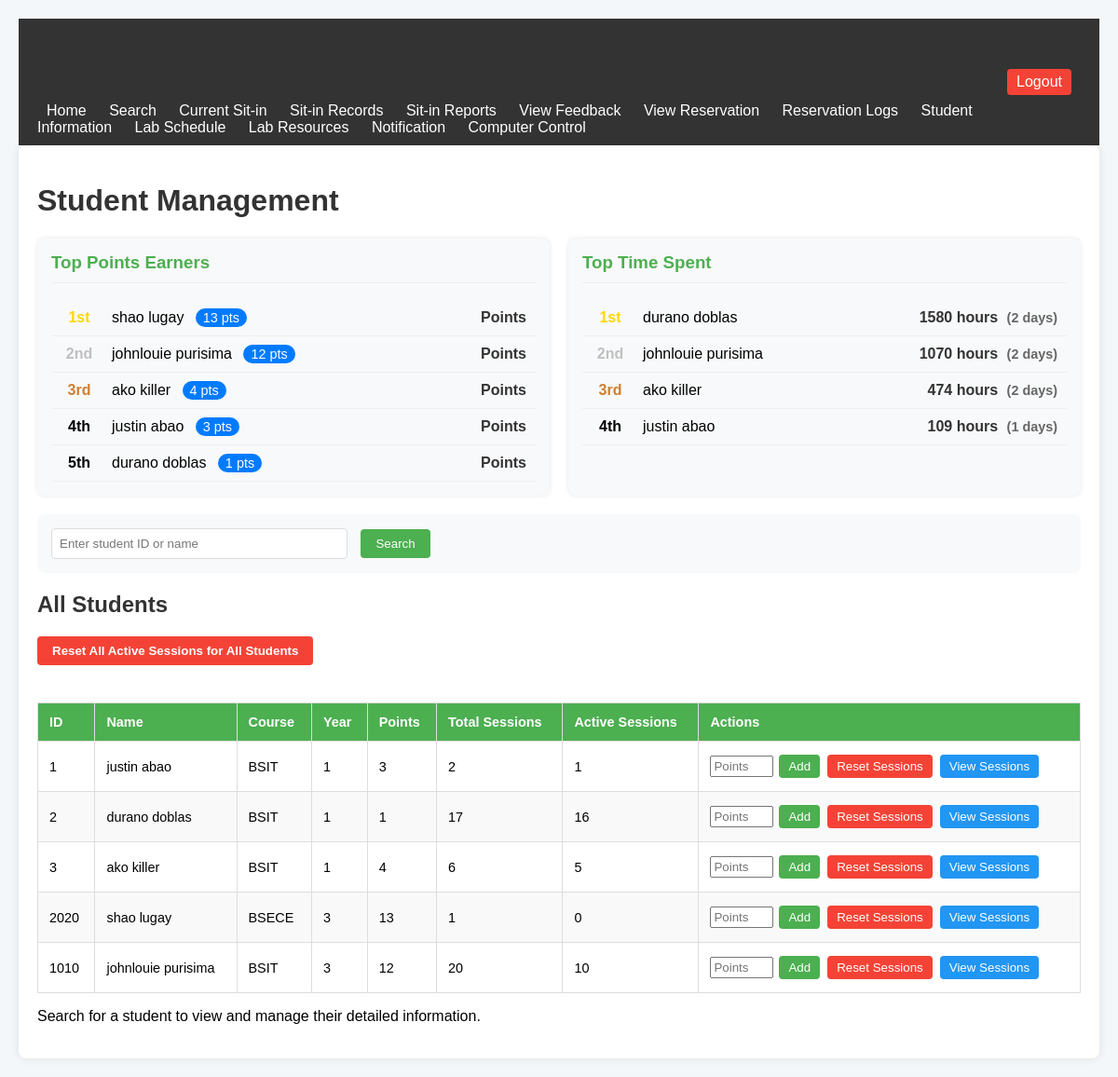
The page /student_management.php (signed in) on the database its author committed.
### tables this page shows
CREATE TABLE `users` (
  `id` int(11) NOT NULL,
  `username` varchar(50) NOT NULL,
  `password_hash` varchar(255) NOT NULL,
  `idno` varchar(50) NOT NULL,
  `lastname` varchar(50) NOT NULL,
  `firstname` varchar(50) NOT NULL,
  `middlename` varchar(50) DEFAULT NULL,
  `course` varchar(10) NOT NULL,
  `year` int(11) NOT NULL,
  `email` varchar(100) NOT NULL,
  `role` enum('admin','staff','student') NOT NULL,
  `sessions_remaining` int(11) DEFAULT 30,
  `total_points` int(11) NOT NULL DEFAULT 0
);

### student_management.php (the view, shortened to what this page needs)
<?php
include 'db_connect.php';
$student_info = null;
$student_sessions = [];
$student_points = 0;
$students_sql = "SELECT u.idno, u.firstname, u.lastname, u.course, u.year, u.total_points as points,
                COUNT(sh.id) as total_sessions,
                COUNT(CASE WHEN sh.session_end IS NULL AND sh.status = 'accepted' THEN 1 END) as active_sessions
                FROM users u
                LEFT JOIN sit_in_history sh ON u.idno = sh.user_id
                WHERE u.role = 'student'
                GROUP BY u.idno, u.firstname, u.lastname, u.course, u.year, u.total_points
                ORDER BY u.lastname, u.firstname";
$students_result = $conn->query($students_sql);
$points_sql = "SELECT firstname, lastname, total_points as points
              FROM users
              WHERE role = 'student' AND total_points > 0
              ORDER BY total_points DESC
              LIMIT 10";
$points_result = $conn->query($points_sql);
$time_sql = "SELECT u.firstname, u.lastname,
            SUM(TIMESTAMPDIFF(HOUR, sh.session_start, COALESCE(sh.session_end, NOW()))) as total_hours,
            COUNT(DISTINCT DATE(sh.session_start)) as total_days
            FROM sit_in_history sh
            JOIN users u ON sh.user_id = u.idno
            WHERE u.role = 'student' AND sh.status = 'accepted'
            GROUP BY u.idno, u.firstname, u.lastname
            ORDER BY total_hours DESC
            LIMIT 10";
$time_result = $conn->query($time_sql);
?>
<!DOCTYPE html>
<html lang="en">
<head>
</head>
<body>
<div class="header">
    <div>
        <h1> College of Computer Studies Admin</h1>
        <a href="admin_home.php">Home</a>
        <a href="#" id="searchLink">Search</a>
        <a href="view_current_sitin.php">Current Sit-in</a>
        <a href="view_sitin.php">Sit-in Records</a>
        <a href="sitin_reports.php">Sit-in Reports</a>
        <a href="view_feedback.php">View Feedback</a>
        <a href="view_reservation.php">View Reservation</a>
        <a href="reservation_logs.php">Reservation Logs</a>
        <a href="student_management.php">Student Information</a>
        <a href="lab_schedule.php">Lab Schedule</a>
        <a href="lab_resources.php">Lab Resources</a>
        <a href="admin_notification.php">Notification</a>
        <a href="computer_control.php">Computer Control</a>
    </div>
    <a href="logout.php" class="logout-btn">Logout</a>
</div>
<div class="container">
    <h1>Student Management</h1>
    <div class="dashboard">
        <div class="leaderboard-section">
            <h3>Top Points Earners</h3>
            <div class="leaderboard">
                <?php if ($points_result->num_rows > 0): ?>
                    <?php $rank = 1; ?>
                    <?php while ($row = $points_result->fetch_assoc()): ?>
                        <div class="leaderboard-item">
                            <div class="rank">
                                <?php
                                    if ($rank == 1) echo '<span class="gold">1st</span>';
                                    elseif ($rank == 2) echo '<span class="silver">2nd</span>';
                                    elseif ($rank == 3) echo '<span class="bronze">3rd</span>';
                                    else echo $rank . 'th';
                                ?>
                            </div>
                            <div class="student-info-leaderboard">
                                <?= htmlspecialchars($row['firstname'] . ' ' . $row['lastname']) ?>
                                <span class="points-badge"><?= htmlspecialchars($row['points']) ?> pts</span>
                            </div>
                            <div class="score">
                                Points
                            </div>
                        </div>
                        <?php $rank++; ?>
                    <?php endwhile; ?>
                <?php else: ?>
                    <div class="no-records">No points data available</div>
                <?php endif; ?>
            </div>
        </div>
        <div class="leaderboard-section">
            <h3>Top Time Spent</h3>
            <div class="leaderboard">
                <?php if ($time_result->num_rows > 0): ?>
                    <?php $rank = 1; ?>
                    <?php while ($row = $time_result->fetch_assoc()): ?>
                        <div class="leaderboard-item">
                            <div class="rank">
                                <?php
                                    if ($rank == 1) echo '<span class="gold">1st</span>';
                                    elseif ($rank == 2) echo '<span class="silver">2nd</span>';
                                    elseif ($rank == 3) echo '<span class="bronze">3rd</span>';
                                    else echo $rank . 'th';
                                ?>
                            </div>
                            <div class="student-info-leaderboard">
                                <?= htmlspecialchars($row['firstname'] . ' ' . $row['lastname']) ?>
                            </div>
                            <div class="score">
                                <?= htmlspecialchars($row['total_hours']) ?> hours
                                <span class="sub-score">(<?= htmlspecialchars($row['total_days']) ?> days)</span>
                            </div>
                        </div>
                        <?php $rank++; ?>
                    <?php endwhile; ?>
                <?php else: ?>
                    <div class="no-records">No time data available</div>
                <?php endif; ?>
            </div>
        </div>
    </div>
    <div class="search-box">
        <form method="POST">
            <input type="text" name="search_term" placeholder="Enter student ID or name" value="<?= isset($_POST['search_term']) ? htmlspecialchars($_POST['search_term']) : '' ?>">
            <button type="submit" name="search">Search</button>
        </form>
    </div>
    <h2>All Students</h2>
    <form method="POST">
        <button type="submit" name="reset_all_students_sessions" class="reset-all-btn">Reset All Active Sessions for All Students</button>
    </form>
    <table>
        <thead>
            <tr>
                <th>ID</th>
                <th>Name</th>
                <th>Course</th>
                <th>Year</th>
                <th>Points</th>
                <th>Total Sessions</th>
                <th>Active Sessions</th>
                <th>Actions</th>
            </tr>
        </thead>
        <tbody>
            <?php if ($students_result->num_rows > 0): ?>
                <?php while ($student = $students_result->fetch_assoc()): ?>
                    <tr>
                        <td><?= htmlspecialchars($student['idno']) ?></td>
                        <td><?= htmlspecialchars($student['firstname'] . ' ' . $student['lastname']) ?></td>
                        <td><?= htmlspecialchars($student['course']) ?></td>
                        <td><?= htmlspecialchars($student['year']) ?></td>
                        <td><?= htmlspecialchars($student['points']) ?></td>
                        <td><?= htmlspecialchars($student['total_sessions']) ?></td>
                        <td><?= htmlspecialchars($student['active_sessions']) ?></td>
                        <td>
                            <form method="POST" style="display: inline;">
                                <input type="number" name="points_to_add" min="1" placeholder="Points" style="width: 60px; padding: 2px;" required>
                                <button type="submit" name="add_points" class="action-btn add-points-btn">Add</button>
                            </form>
                            <form method="POST" style="display: inline;">
                                <button type="submit" name="reset_all_sessions" class="action-btn reset-session-btn">Reset Sessions</button>
                            </form>
                            <form method="POST" style="display: inline;">
                                <button type="submit" name="search" class="action-btn view-sessions-btn">View Sessions</button>
                            </form>
                        </td>
                    </tr>
                <?php endwhile; ?>
            <?php else: ?>
                <tr>
                    <td colspan="8" class="no-records">No students found.</td>
                </tr>
            <?php endif; ?>
        </tbody>
    </table>
    <?php if ($student_info): ?>
        <div class="student-info">
            <div class="info-card">
                <h3>Student Information</h3>
                <p><strong>ID:</strong> <?= htmlspecialchars($student_info['idno']) ?></p>
                <p><strong>Name:</strong> <?= htmlspecialchars($student_info['firstname'] . ' ' . $student_info['lastname']) ?></p>
                <p><strong>Course:</strong> <?= htmlspecialchars($student_info['course']) ?></p>
                <p><strong>Year:</strong> <?= htmlspecialchars($student_info['year']) ?></p>
            </div>
            <div class="info-card">
                <h3>Points Management</h3>
                <div class="points-display"><?= $student_points ?> points</div>
                <form method="POST" class="points-form">
                    <input type="hidden" name="student_id" value="<?= htmlspecialchars($student_info['idno']) ?>">
                    <input type="number" name="points_to_add" min="1" placeholder="Points" required>
                    <button type="submit" name="add_points">Add Points</button>
                </form>
                <form method="POST">
                    <input type="hidden" name="student_id" value="<?= htmlspecialchars($student_info['idno']) ?>">
                    <button type="submit" name="reset_points" class="reset-btn">Reset Points to 0</button>
                </form>
            </div>
            <div class="info-card">
                <h3>Session Management</h3>
                <p><strong>Total Sessions:</strong> <?= count($student_sessions) ?></p>
                <p><strong>Active Sessions:</strong> <?= count(array_filter($student_sessions, function($s) { return is_null($s['session_end']) && $s['status'] === 'accepted'; })) ?></p>
                <form method="POST">
                    <input type="hidden" name="student_id" value="<?= htmlspecialchars($student_info['idno']) ?>">
                    <button type="submit" name="reset_all_sessions" class="reset-btn">End All Active Sessions</button>
                </form>
            </div>
        </div>
        <h2>Session History</h2>
        <table class="session-history-table">
            <thead>
                <tr>
                    <th>Session ID</th>
                    <th>Lab</th>
                    <th>Purpose</th>
                    <th>Start Time</th>
                    <th>End Time</th>
                    <th>Duration</th>
                    <th>Status</th>
                    <th>Action</th>
                </tr>
            </thead>
            <tbody>
                <?php foreach ($student_sessions as $session): ?>
                    <tr class="<?= is_null($session['session_end']) && $session['status'] === 'accepted' ? 'active-session' : '' ?>">
                        <td><?= htmlspecialchars($session['id']) ?></td>
                        <td><?= htmlspecialchars($session['lab']) ?></td>
                        <td><?= htmlspecialchars($session['purpose']) ?></td>
                        <td><?= htmlspecialchars($session['session_start']) ?></td>
                        <td><?= htmlspecialchars($session['session_end'] ?? 'Still active') ?></td>
                        <td>
                            <?php
                            if ($session['session_end']) {
                                $start = new DateTime($session['session_start']);
                                $end = new DateTime($session['session_end']);
                                $diff = $start->diff($end);
                                echo $diff->format('%h hours %i minutes');
                            } else {
                                $start = new DateTime($session['session_start']);
                                $now = new DateTime();
                                $diff = $start->diff($now);
                                echo $diff->format('%h hours %i minutes (ongoing)');
                            }
                            ?>
                        </td>
                        <td><?= htmlspecialchars($session['status']) ?></td>
                        <td class="session-action">
                            <?php if (is_null($session['session_end']) && $session['status'] === 'accepted'): ?>
                                <form method="POST" style="display: inline;">
                                    <input type="hidden" name="session_id" value="<?= $session['id'] ?>">
                                    <input type="hidden" name="student_id" value="<?= htmlspecialchars($student_info['idno']) ?>">
                                    <button type="submit" name="reset_session">End Session</button>
                                </form>
                            <?php else: ?>
                                -
                            <?php endif; ?>
                        </td>
                    </tr>
                <?php endforeach; ?>
            </tbody>
        </table>
    <?php elseif (isset($_POST['search'])): ?>
        <p>No student found with that ID or name.</p>
    <?php else: ?>
        <p>Search for a student to view and manage their detailed information.</p>
    <?php endif; ?>
</div>
</body>
</html>

### student_management.php (style rules this page uses)
body { font-family: Arial, sans-serif; margin: 0; padding: 20px; background-color: #f4f7f9; }
.header { background-color: #333; color: white; padding: 10px 20px; display: flex; justify-content: space-between; align-items: center; }
.header a { color: white; text-decoration: none; margin: 0 10px; }
.header .logout-btn { background-color: #f44336; color: white; padding: 5px 10px; border-radius: 4px; text-decoration: none; }
.container { max-width: 1200px; margin: 0 auto; background-color: white; padding: 20px; border-radius: 8px; box-shadow: 0 0 10px rgba(0, 0, 0, 0.1); }
h1, h2 { color: #333; }
.search-box { margin-bottom: 20px; padding: 15px; background-color: #f8f9fa; border-radius: 8px; }
.search-box input[type="text"] { padding: 8px; width: 300px; border: 1px solid #ddd; border-radius: 4px; }
.search-box button { padding: 8px 16px; border: none; background-color: #4CAF50; color: white; border-radius: 4px; cursor: pointer; margin-left: 10px; }
.reset-all-btn { padding: 8px 16px; border: none; background-color: #f44336; color: white; border-radius: 4px; cursor: pointer; margin-bottom: 20px; font-weight: bold; }
table { width: 100%; border-collapse: collapse; margin-top: 20px; font-size: 0.9em; }
th, td { padding: 12px; border: 1px solid #ddd; text-align: left; vertical-align: middle; }
th { background-color: #4CAF50; color: white; font-weight: bold; }
tr:nth-child(even) { background-color: #f9f9f9; }
.dashboard { display: flex; flex-wrap: wrap; gap: 20px; margin-bottom: 20px; }
.leaderboard-section { flex: 1; min-width: 300px; background-color: #f8f9fa; padding: 15px; border-radius: 8px; box-shadow: 0 0 5px rgba(0, 0, 0, 0.1); }
.leaderboard-section h3 { margin-top: 0; color: #4CAF50; border-bottom: 1px solid #eee; padding-bottom: 10px; }
.leaderboard-item { display: flex; align-items: center; padding: 10px; border-bottom: 1px solid #eee; transition: background-color 0.2s; }
.rank { width: 40px; text-align: center; font-weight: bold; }
.gold { color: #FFD700; }
.silver { color: #C0C0C0; }
.bronze { color: #CD7F32; }
.student-info-leaderboard { flex: 1; margin: 0 15px; }
.points-badge { background: #007bff; color: white; padding: 2px 8px; border-radius: 12px; font-size: 0.9em; margin-left: 8px; }
.score { font-weight: bold; color: #333; }
.sub-score { color: #666; font-size: 0.9em; margin-left: 5px; }
.action-btn { padding: 5px 10px; border: none; color: white; border-radius: 4px; cursor: pointer; margin: 2px; }
.add-points-btn { background-color: #4CAF50; }
.reset-session-btn { background-color: #f44336; }
.view-sessions-btn { background-color: #2196F3; }

### rows shown on the page
users: shows "1st", firstname+lastname "shao lugay", total_points "13"
users: shows "2nd", firstname+lastname "johnlouie purisima", total_points "12"
users: shows "3rd", firstname+lastname "ako killer", total_points "4"
users: firstname+lastname "justin abao", total_points "3"
users: firstname+lastname "durano doblas", total_points "1"

### other values the page prints
$row['firstname'] . ' ' . $row['lastname'] "durano doblas"
$row['total_hours'] "1580"
$row['total_days'] "2"
$row['firstname'] . ' ' . $row['lastname'] "johnlouie purisima"
$row['total_hours'] "1070"
$row['firstname'] . ' ' . $row['lastname'] "ako killer"
$row['total_hours'] "474"
$row['firstname'] . ' ' . $row['lastname'] "justin abao"
$row['total_hours'] "109"
$row['total_days'] "1"
$student['idno'] "1"
$student['firstname'] . ' ' . $student['lastname'] "justin abao"
$student['course'] "BSIT"
$student['year'] "1"
$student['points'] "3"
